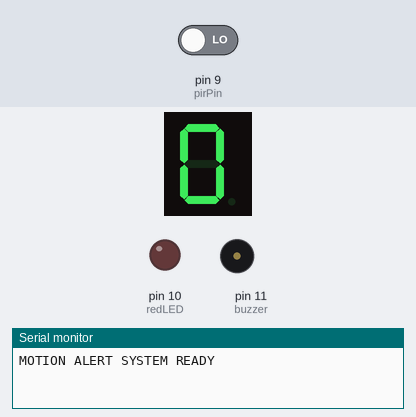
Bench run of a sketch on a simulated Arduino Uno, built with avr-gcc and run on an emulated ATmega328P. Parts: 1-digit seven-segment display, output pins drawn as LEDs (lit = HIGH), buzzer (waves = sounding), the last lines printed to the serial monitor. Wiring (inferred from the names in the program): 1-digit 7-segment display, segments lit when LOW: segments pin 2, pin 3, pin 4, pin 5, pin 6, pin 7, pin 8. Inputs (shaded band) come from the test bench; at power-on: pin 9 (pirPin) LOW. The segment pins are drawn as the display they are named for; pins used as bus, display or sensor lines are not drawn.

Above: at 1.2 s.
1.3 s: pin 9 (pirPin) driven HIGH
At 1.6 s:
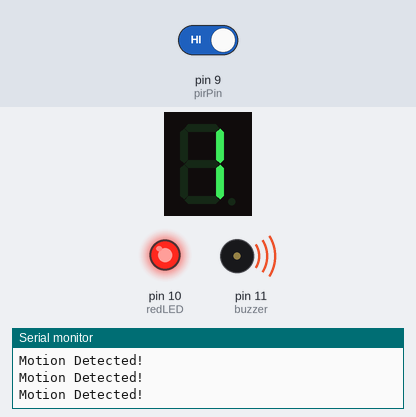
2.8 s: pin 9 (pirPin) driven LOW
At 4.1 s:
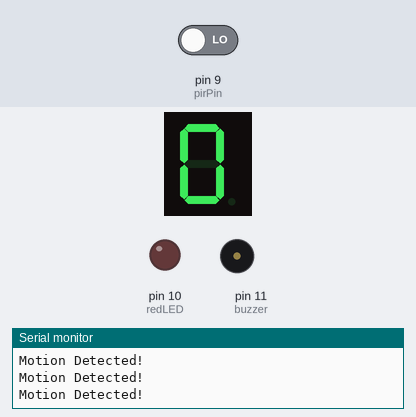
Timing chart, 0 to 5.8 s (numbered marks = the images above; inputs shaded):
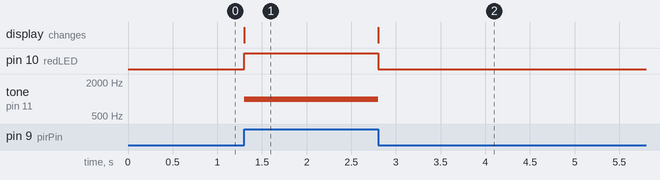

Measured:
- after the input at 1.3 s, pin 10 (redLED): LOW → HIGH at once; tone on pin 11 (buzzer): silent → 1000 Hz at once; the display: changes at once (image 1)
- after the input at 2.8 s, pin 10 (redLED): HIGH → LOW at once; tone on pin 11 (buzzer): 1000 Hz → silent at once; the display: changes at once (image 2)

The sketch:

Motion-Alert-System.ino
```cpp
const int segPins[7] = {2,3,4,5,6,7,8};

const int pirPin = 9;
const int redLED = 10;
const int buzzer = 11;

// Common Anode
const byte digits[10][7] = {
 {LOW,LOW,LOW,LOW,LOW,LOW,HIGH},
 {HIGH,LOW,LOW,HIGH,HIGH,HIGH,HIGH},
 {LOW,LOW,HIGH,LOW,LOW,HIGH,LOW},
 {LOW,LOW,LOW,LOW,HIGH,HIGH,LOW},
 {HIGH,LOW,LOW,HIGH,HIGH,LOW,LOW},
 {LOW,HIGH,LOW,LOW,HIGH,LOW,LOW},
 {LOW,HIGH,LOW,LOW,LOW,LOW,LOW},
 {LOW,LOW,LOW,HIGH,HIGH,HIGH,HIGH},
 {LOW,LOW,LOW,LOW,LOW,LOW,LOW},
 {LOW,LOW,LOW,LOW,HIGH,LOW,LOW}
};

void setup()
{
  Serial.begin(9600);

  for(int i=0;i<7;i++)
    pinMode(segPins[i], OUTPUT);

  pinMode(pirPin, INPUT);

  pinMode(redLED, OUTPUT);
  pinMode(buzzer, OUTPUT);

  showDigit(0);

  Serial.println("MOTION ALERT SYSTEM READY");
}

void loop()
{
  int motion = digitalRead(pirPin);

  if(motion == HIGH)
  {
    digitalWrite(redLED, HIGH);

    tone(buzzer, 1000);

    showDigit(1);

    Serial.println("Motion Detected!");
  }
  else
  {
    digitalWrite(redLED, LOW);

    noTone(buzzer);

    showDigit(0);
  }

  delay(100);
}

void showDigit(int num)
{
  for(int i=0;i<7;i++)
  {
    digitalWrite(segPins[i], digits[num][i]);
  }
}
```
